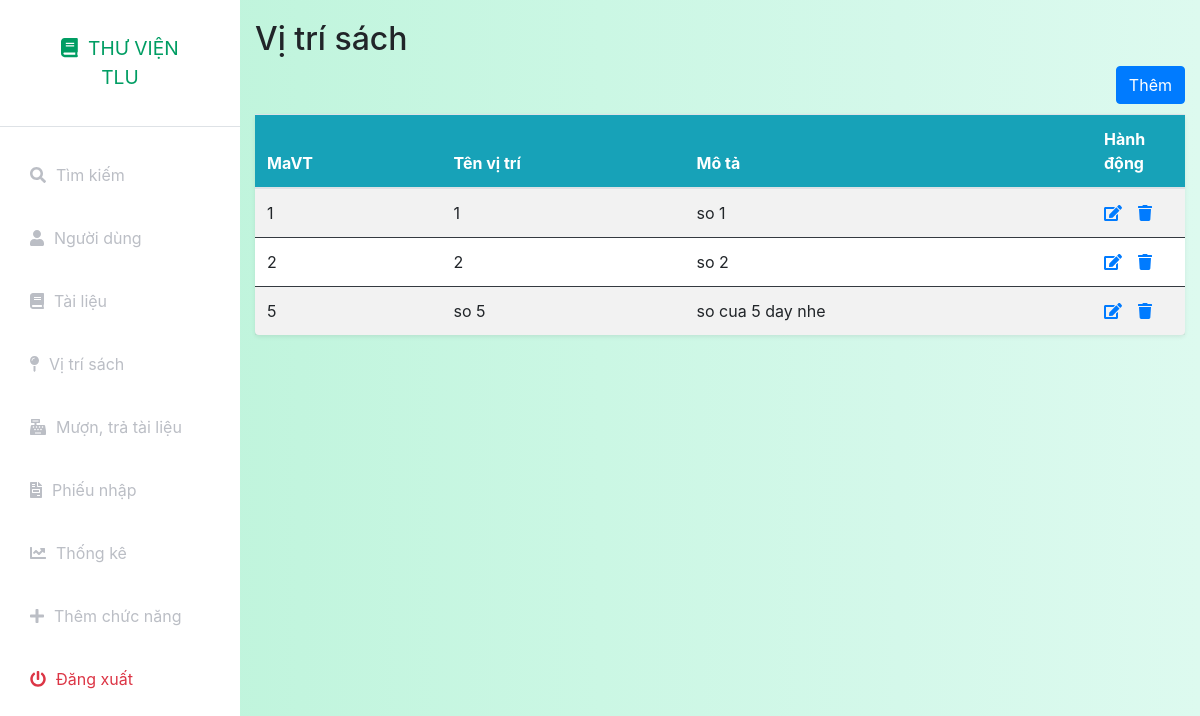
Before: /index.php?controller=position&action=index (signed in) with the older database file.
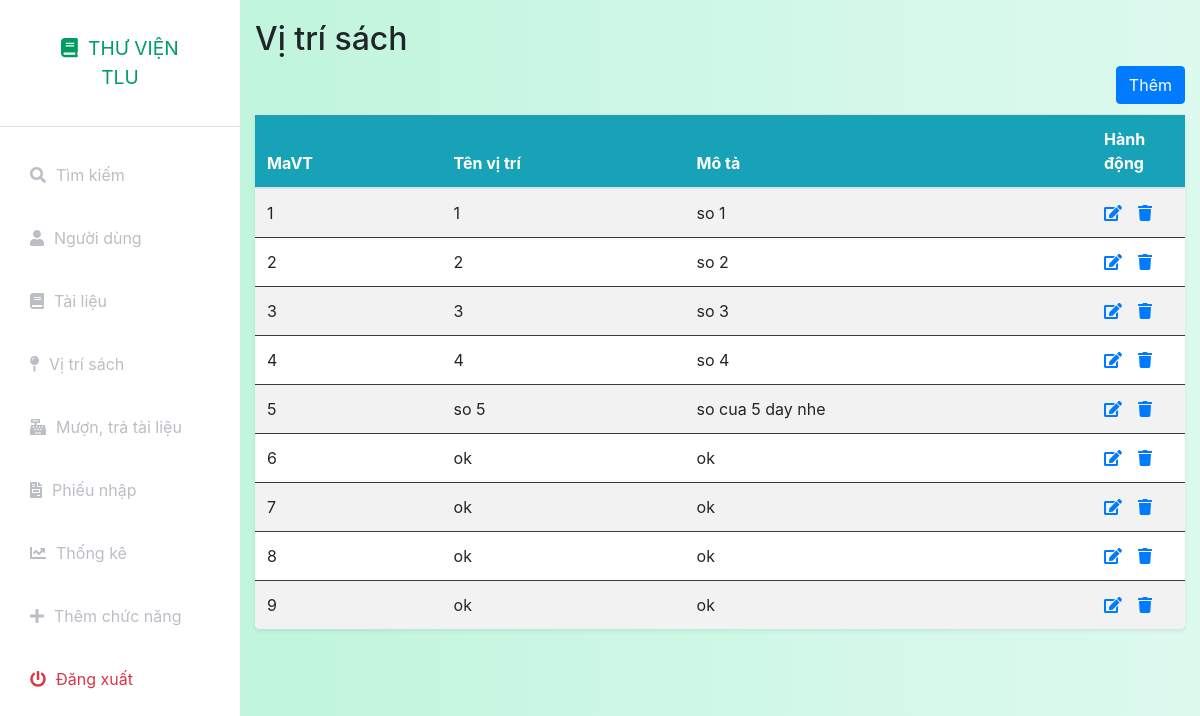
After: the same page with the newer database file.
### tables this page shows
CREATE TABLE `vitri` (
  `MaVT` int(11) NOT NULL,
  `TenVT` text NOT NULL,
  `MoTa` text NOT NULL,
  `status` int(11) NOT NULL DEFAULT 1
);

### index.php (called while the page is built, shortened)
<?php
include_once('models/Auth.php');
$action = isset($_GET['action']) ? $_GET['action'] : 'index';
$object = new $classController();
$object->$action();
?>

### config.php (called while the page is built, shortened)
<?php
function getalldata($query)
{
    global $connect;
    $result=mysqli_query($connect,$query);
    if(mysqli_num_rows($result)>0)
        return mysqli_fetch_all($result,MYSQLI_ASSOC);
    else
        return false;
}
function getonedata($query)
{
    global $connect;
    $result=mysqli_query($connect,$query);
    if($result&&mysqli_num_rows($result)==1)
        return mysqli_fetch_assoc($result);
    else
        return false;
}
?>

### models/User.php (called while the page is built, shortened)
<?php
include_once('./config.php');
class User
{
    public static function show($idoruser)
    {
        $query = "select * from nguoidung where id = '$idoruser' or Username = '$idoruser'";
        $data = getonedata($query);
        return $data;
    }
}

### models/Auth.php (called while the page is built, shortened)
<?php
include_once('./config.php');
include_once('User.php');
class Auth
{
    private static $ChucDanh = null;
    public static function isAdmin()
    {
        if(self::isLogin())
        {
            if (self::$ChucDanh == 'admin')
                return true;
            else
                return false;
        }
        else
        {
            return false;
        }
    }
    public static function isLogin()
    {
        if (isset($_SESSION['token']) && isset($_SESSION['Username'])) {
            $data = User::show($_SESSION['Username']);
            if($data)
            {
                if($data['token'] == $_SESSION['token'])
                {
                    self::$ChucDanh = $data['ChucDanh'];
                    return true;
                }
            }
            else
            {
                return false;
            }
        } else
            return false;
    }
}

### models/Position.php (called while the page is built, shortened)
<?php
include_once('./config.php');
class Position
{
    public static function index()
    {
        $query = "select * from vitri  where status = '1'";
        $data = getalldata($query);
        return $data;
    }
}

### views/position/index.php (the view)
<?php include_once('././assets/layouts/header.php'); ?>
<?php include_once('././assets/layouts/siderbar.php'); ?>
<div class="container-fluid" style="padding-top:20px">
    <h2>Vị trí sách</h2>
    <table class="table table-striped bg-white rounded shadow-sm  table-hover">
    <div class="d-grid gap-2 d-md-flex justify-content-md-end">
        <a name="" id="" class="btn btn-primary" href="index.php?controller=position&action=add" role="button" style="margin-bottom:10px">Thêm</a>
    </div>
        <thead class="bg-info text-white">
            <tr class="border-dark">
                <th>MaVT</th>
                <th>Tên vị trí</th>
                <th>Mô tả</th>
                <th style="width: 10%;">Hành động</th>
            </tr>
        </thead>
        <tbody>
            <?php
            if (isset($data) && is_array($data)) {
                foreach ($data as $document) {
                    if ($document['status'] == 1) {
                        echo "<tr>";
                        echo "<td class=\"border-dark\" scope=\"row\">" . $document['MaVT'] . "</td>";
                        echo "<td class=\"border-dark\">" . $document['TenVT'] . "</td>";
                        echo "<td class=\"border-dark\">" . $document['MoTa'] . "</td>";
                        echo '<td class="border-dark">';
                        echo '<a href="index.php?controller=position&action=edit&MaVT=' . $document['MaVT'] . '"><i class="fas fa-edit"></i></a>';
                        echo '<a class="ml-3" onclick="return confirm(\'Bạn có muốn xóa?\')" href="index.php?controller=position&action=delete&MaVT=' . $document['MaVT'] . '"><i class="fas fa-trash"></i></a>';
                        echo "</tr>";
                    }
                }
            }
            ?>
    </table>
</div>
<?php include_once('././assets/layouts/footer.php'); ?>

Changed rows visible on the page:
now on this page (row edited): vitri: MaVT "3", TenVT "3", MoTa "so 3"
now on this page (row edited): vitri: MaVT "4", TenVT "4", MoTa "so 4"
added vitri: MaVT "6", TenVT "ok", MoTa "ok"
added vitri: MaVT "7", TenVT "ok", MoTa "ok"
added vitri: MaVT "8", TenVT "ok", MoTa "ok"
added vitri: MaVT "9", TenVT "ok", MoTa "ok"
